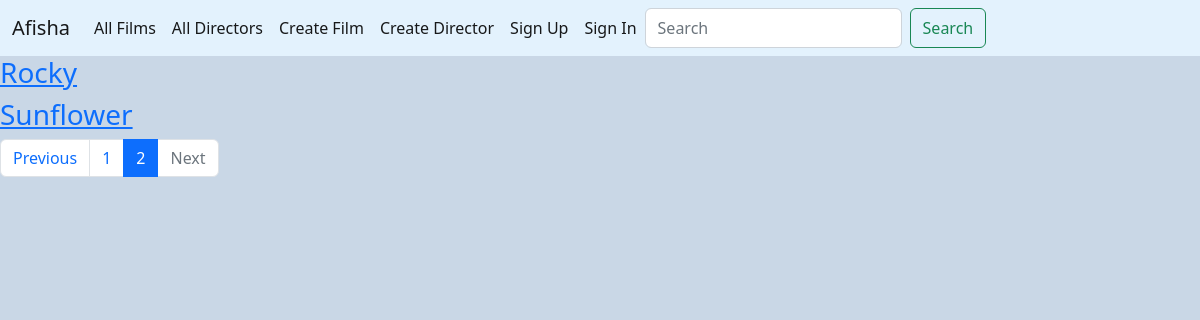
Before: /films/?page=2 with the older database file.
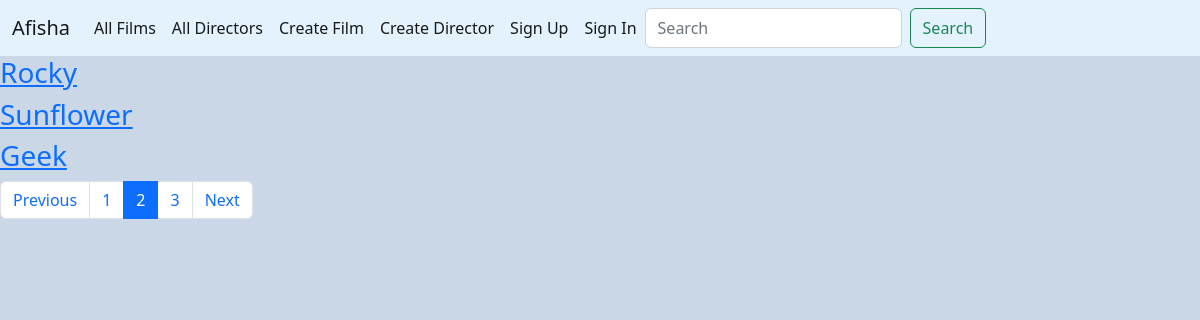
After: the same page with the newer database file.
### main/models.py (models this page shows, shortened)
class Film(models.Model):
    title = models.CharField(max_length=100)
    producer = models.CharField(max_length=100)
    rating = models.IntegerField(default=0, blank=True, null=True)
    duration = models.FloatField(default=0)
    director = models.ForeignKey(Director, on_delete=models.SET_NULL,
                                 related_name='films', null=True)

### main/views.py (the view)
# urls.py: path('films/', films),
def films(request):
    page = int(request.GET.get('page', 1))
    all_films = Film.objects.all()
    films = all_films[(page - 1) * PAGE_SIZE: page * PAGE_SIZE]
    pages = (all_films.count() + PAGE_SIZE - 1) // PAGE_SIZE
    data = {
        'films': films,
        'buttons': [i for i in range(1, pages + 1)],
        'prev_page': page - 1,
        'next_page': page + 1,
        'page': page,
        'pages': pages
    }
    return render(request, 'films.html', data)

### templates/films.html
{% extends 'base.html' %}
{% block content %}
    {% for film in films %}
        <a href="{{ film.id }}"><h3>{{ film.title }}</h3></a>
    {% endfor %}
    <nav aria-label="Page navigation example">
        <ul class="pagination">
            <li class="page-item {% if page == 1 %}disabled{% endif %}"><a class="page-link" href="/films/?page={{ prev_page }}">Previous</a></li>
            {% for button in buttons %}
                <li class="page-item {% if button == page %}active{% endif %}">
                    <a class="page-link"
                       href="/films/?page={{ button }}"> {{ button }} </a></li>
            {% endfor %}
            <li class="page-item {% if page == pages %}disabled{% endif %}"><a class="page-link" href="/films/?page={{ next_page }}">Next</a></li>
        </ul>
    </nav>
{% endblock %}

Changed rows visible on the page:
added Film: title "Geek"
Other visible differences:
new list line: "3"
